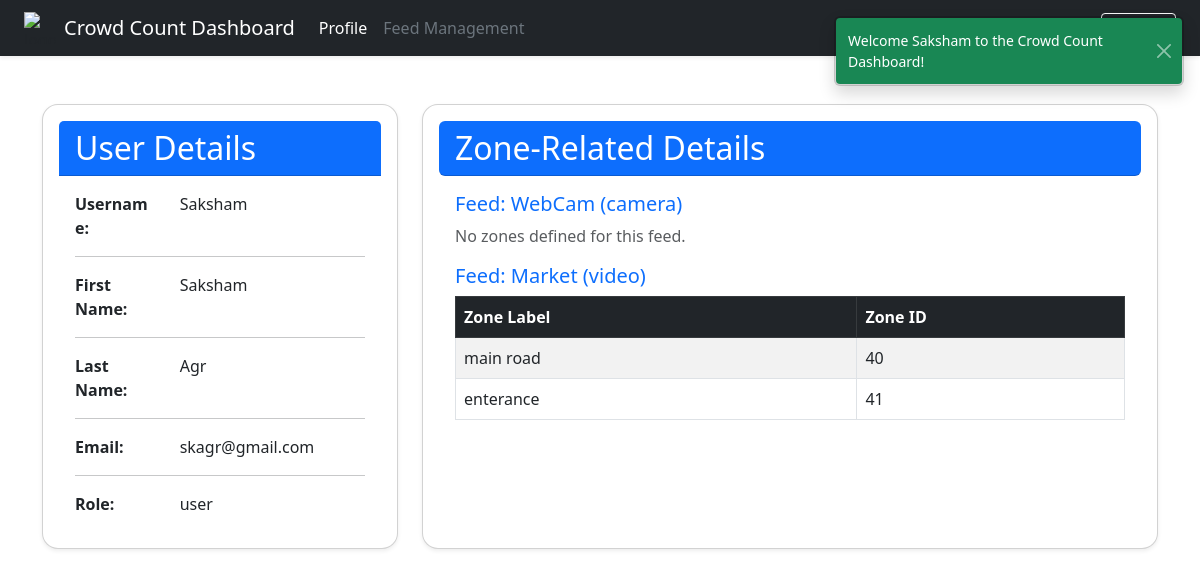
Page /dietprofile (signed in) on the earlier database version.
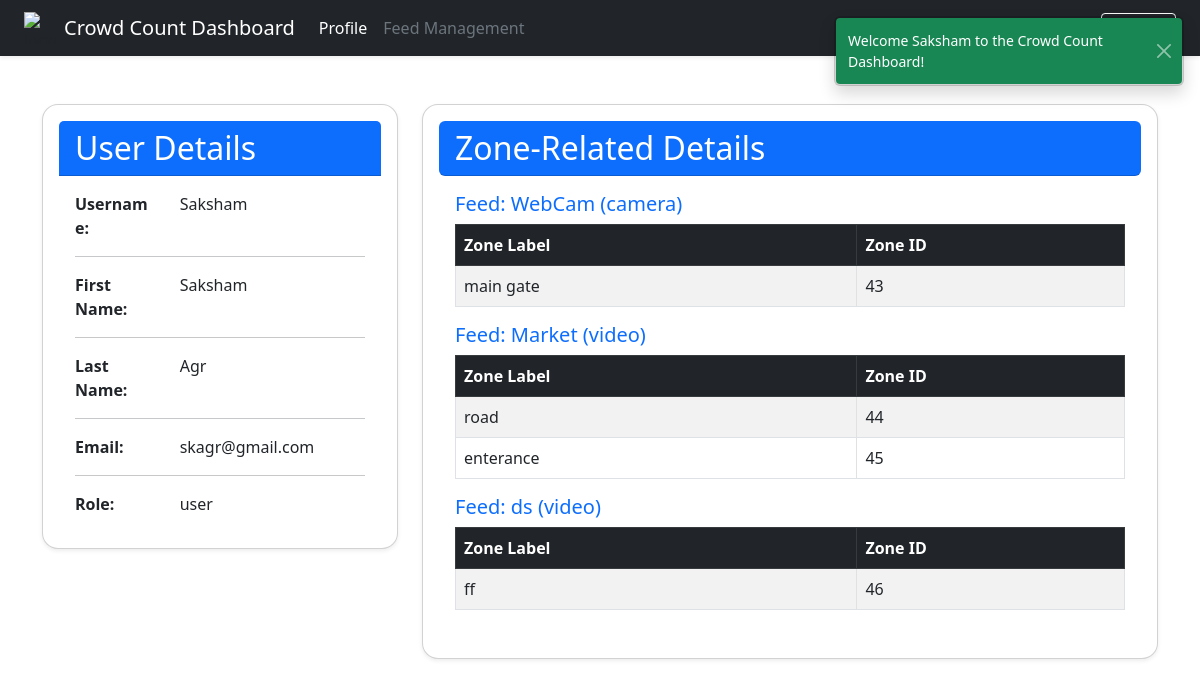
Same page on the later database version.
### models.py (models this page shows)
class Feed(db.Model):
    id = db.Column(db.Integer, primary_key=True)
    name = db.Column(db.String(150), nullable=False)
    type = db.Column(db.String(50), nullable=False)  # 'camera' or 'video'
    video_filename = db.Column(db.String(255), nullable=True)
    user_id = db.Column(db.Integer, db.ForeignKey('user.id'), nullable=True)
    user = db.relationship('User', backref='feeds', lazy=True)
    zones = db.relationship('Zone', backref='feed', lazy=True)

class Zone(db.Model):
    id = db.Column(db.Integer, primary_key=True)
    feed_id = db.Column(db.Integer, db.ForeignKey('feed.id'), nullable=False)
    label = db.Column(db.String(150), nullable=False)
    coordinates = db.Column(db.Text, nullable=False)  # JSON string

### blueprints/auth.py (the view)
@auth_bp.route("/dietprofile")
@login_required
def dietprofile():
    user = User.query.filter_by(username=session["username"]).first()
    feeds = Feed.query.filter_by(user_id=user.id).all()
    return render_template("profile.html", user=user, feeds=feeds)

### helpers.py (called while the page is built)
def login_required(f):
    @wraps(f)
    def wrapper(*args, **kwargs):
        if not session.get("username"):
            return redirect(url_for("auth.login"))
        return f(*args, **kwargs)
    return wrapper

### templates/profile.html (shortened to what the changed rows need)
<!DOCTYPE html>
<html>
<head>
    <link href="https://cdn.jsdelivr.net/npm/bootstrap@5.3.0/dist/css/bootstrap.min.css" rel="stylesheet">
</head>
<body>
    <div class="container mt-5">
        <div class="row">
            <div class="col-md-4">
                <div class="card p-3 shadow-sm rounded-4" style="height: auto;">
                    <div class="card-header bg-primary text-white">
                        <h2 class="mb-0"> User Details</h2>
                    </div>
                </div>
            </div>
            <div class="col-md-8">
                <div class="card p-3 shadow-sm  rounded-4 h-100  shadow">
                    <div class="card-header bg-primary text-white rounded ">
                        <h2 class="mb-0">  Zone-Related Details</h2>
                    </div>
                    <div class="card-body">
            {% if feeds %}
                {% for feed in feeds %}
                    <h5 class="text-primary">Feed: {{ feed.name }} ({{ feed.type }})</h5>
                    {% if feed.zones %}
                        <div class="table-responsive">
                            <table class="table table-striped table-bordered mb-3">
                                <thead class="table-dark">
                                    <tr>
                                        <th style="width: 60%;">Zone Label</th>
                                        <th style="width: 40%;">Zone ID</th>
                                    </tr>
                                </thead>
                                <tbody>
                                    {% for zone in feed.zones %}
                                        <tr>
                                            <td>{{ zone.label }}</td>
                                            <td>{{ zone.id }}</td>
                                        </tr>
                                    {% endfor %}
                                </tbody>
                            </table>
                        </div>
                    {% else %}
                        <p class="text-muted">No zones defined for this feed.</p>
                    {% endif %}
                {% endfor %}
            {% else %}
                <p class="text-muted">No feeds available.</p>
            {% endif %}
                    </div>
                </div>
            </div>
        </div>
    </div>
</body>
</html>

Differences in the rows shown:
removed Zone: label "main road", id "40", shown under "Market"
removed Zone: label "enterance", id "41", shown under "Market"
computed for Feed "WebCam": text "No zones defined for this feed." → "Zone Label Zone ID"
added Zone: label "main gate", id "43", shown under Feed "WebCam"
added Zone: label "road", id "44", shown under "Market"
added Zone: label "enterance", id "45", shown under "Market"
added Feed: name "ds", type "video"
added Zone: label "ff", id "46", shown under "ds"
